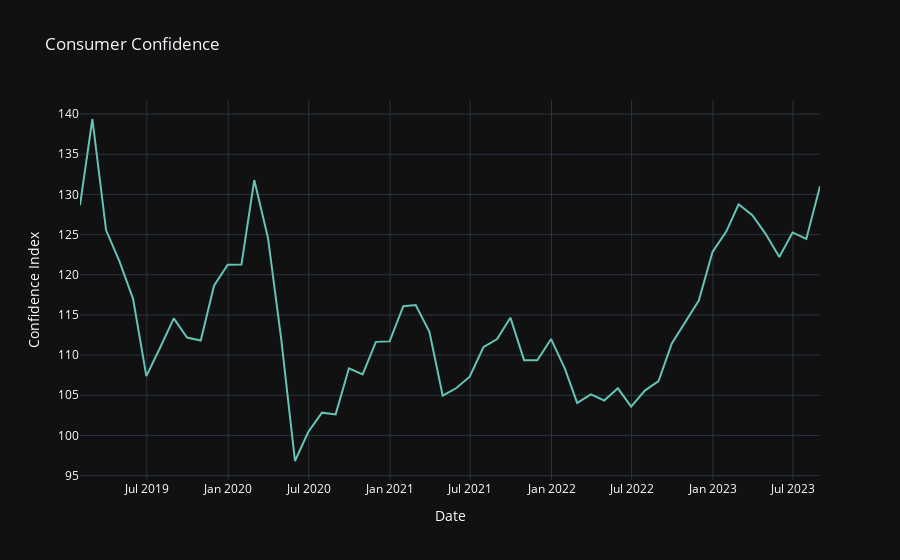

The code cell stored with this chart in its notebook:
### Markdown cell above
##### Consumer Confidence:

### Code cell
fig_confidence = px.line(df_macroeconomic_book, x='date', y='confidence', title='Consumer Confidence', color_discrete_sequence=['rgb(100, 195, 181)'], template='plotly_dark')
fig_confidence.update_xaxes(title='Date', title_font=dict(color='white'), tickfont=dict(color='white'))
fig_confidence.update_yaxes(title='Confidence Index', title_font=dict(color='white'), tickfont=dict(color='white'))

fig_confidence.show()

### Figure 1 — Plotly figure (JSON) as saved in the notebook; plotly's stock layout.template omitted (floating-point values rounded to 4 significant figures)
{"data": [{"hovertemplate": "date=%{x}<br>confidence=%{y}<extra></extra>", "legendgroup": "", "line": {"color": "rgb(100, 195, 181)", "dash": "solid"}, "marker": {"symbol": "circle"}, "mode": "lines", "name": "", "orientation": "v", "showlegend": false, "type": "scatter", "x": ["2019-01-31", "2019-02-28", "2019-03-31", "2019-04-30", "2019-05-31", "2019-06-30", "2019-07-31", "2019-08-31", "2019-09-30", "2019-10-31", "2019-11-30", "2019-12-31", "2020-01-31", "2020-02-29", "2020-03-31", "2020-04-30", "2020-05-31", "2020-06-30", "2020-07-31", "2020-08-31", "2020-09-30", "2020-10-31", "2020-11-30", "2020-12-31", "2021-01-31", "2021-02-28", "2021-03-31", "2021-04-30", "2021-05-31", "2021-06-30", "2021-07-31", "2021-08-31", "2021-09-30", "2021-10-31", "2021-11-30", "2021-12-31", "2022-01-31", "2022-02-28", "2022-03-31", "2022-04-30", "2022-05-31", "2022-06-30", "2022-07-31", "2022-08-31", "2022-09-30", "2022-10-31", "2022-11-30", "2022-12-31", "2023-01-31", "2023-02-28", "2023-03-31", "2023-04-30", "2023-05-31", "2023-06-30", "2023-07-31", "2023-08-31"], "xaxis": "x", "y": [128.6, 139.4, 125.5, 121.7, 117.0, 107.4, 110.9, 114.6, 112.2, 111.8, 118.6, 121.3, 121.3, 131.8, 124.6, 112.0, 96.82, 100.4, 102.8, 102.6, 108.4, 107.6, 111.7, 111.7, 116.1, 116.2, 112.9, 105.0, 105.9, 107.3, 111.0, 112.0, 114.7, 109.4, 109.3, 112, 108.3, 104.0, 105.1, 104.3, 105.9, 103.6, 105.6, 106.8, 111.5, 114.2, 116.8, 122.8, 125.4, 128.8, 127.4, 125.1, 122.2, 125.3, 124.5, 131.0], "yaxis": "y"}], "layout": {"legend": {"tracegroupgap": 0}, "title": {"text": "Consumer Confidence"}, "xaxis": {"anchor": "y", "domain": [0, 1], "tickfont": {"color": "white"}, "title": {"font": {"color": "white"}, "text": "Date"}}, "yaxis": {"anchor": "x", "domain": [0, 1], "tickfont": {"color": "white"}, "title": {"font": {"color": "white"}, "text": "Confidence Index"}}}}
